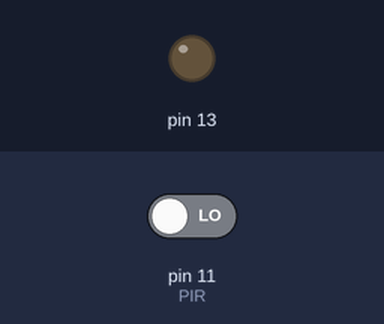
Simulated run of this sketch. Board: Arduino Uno, built with avr-gcc and run on an emulated ATmega328P. On the bench: output pins drawn as LEDs (lit = HIGH). Inputs (shaded band) come from the test bench; at power-on: pin 11 (PIR) LOW. No radio packets arrive unless stated.

Above: at 1.2 s.
1.3 s: pin 11 (PIR) driven HIGH
At 1.9 s:
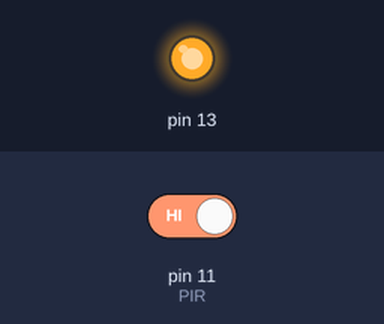
2.9 s: pin 11 (PIR) driven LOW
At 4.6 s:
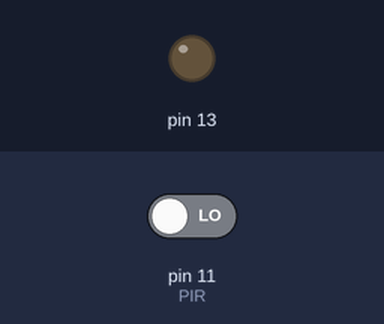
Timing chart, 0 to 6.1 s (numbered marks = the images above; inputs shaded):
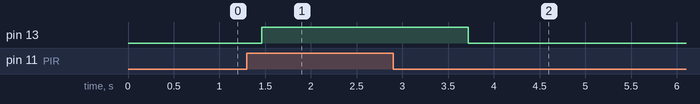

Measured:
- after the input at 1.3 s, pin 13: LOW → HIGH after 0.16 s
- after the input at 2.9 s, pin 13: HIGH → LOW after 0.82 s

The sketch:

rf_contactron10Kres.ino
```cpp
#include <Arduino.h>

//simple Tx on pin D12
//Written By : Mohannad Rawashdeh
// 3:00pm , 13/6/2013
//http://www.genotronex.com/
//..................................
#include <VirtualWire.h>
#define PIR 11
char *controller;
void setup() {
  pinMode(13,OUTPUT);
// pinMode(10,INPUT_PULLUP);
pinMode(PIR,INPUT);
vw_set_ptt_inverted(true); //
vw_set_tx_pin(12);
vw_setup(4000);// speed of data transfer Kbps
}

void loop(){

  if(digitalRead(PIR)==HIGH){
controller="1"  ;
vw_send((uint8_t *)controller, strlen(controller));
vw_wait_tx(); // Wait until the whole message is gone
digitalWrite(13,1);

delay(2000);
controller="0"  ;
vw_send((uint8_t *)controller, strlen(controller));
vw_wait_tx(); // Wait until the whole message is gone
  }
 else digitalWrite(13,0);

  delay(200);


}
```
